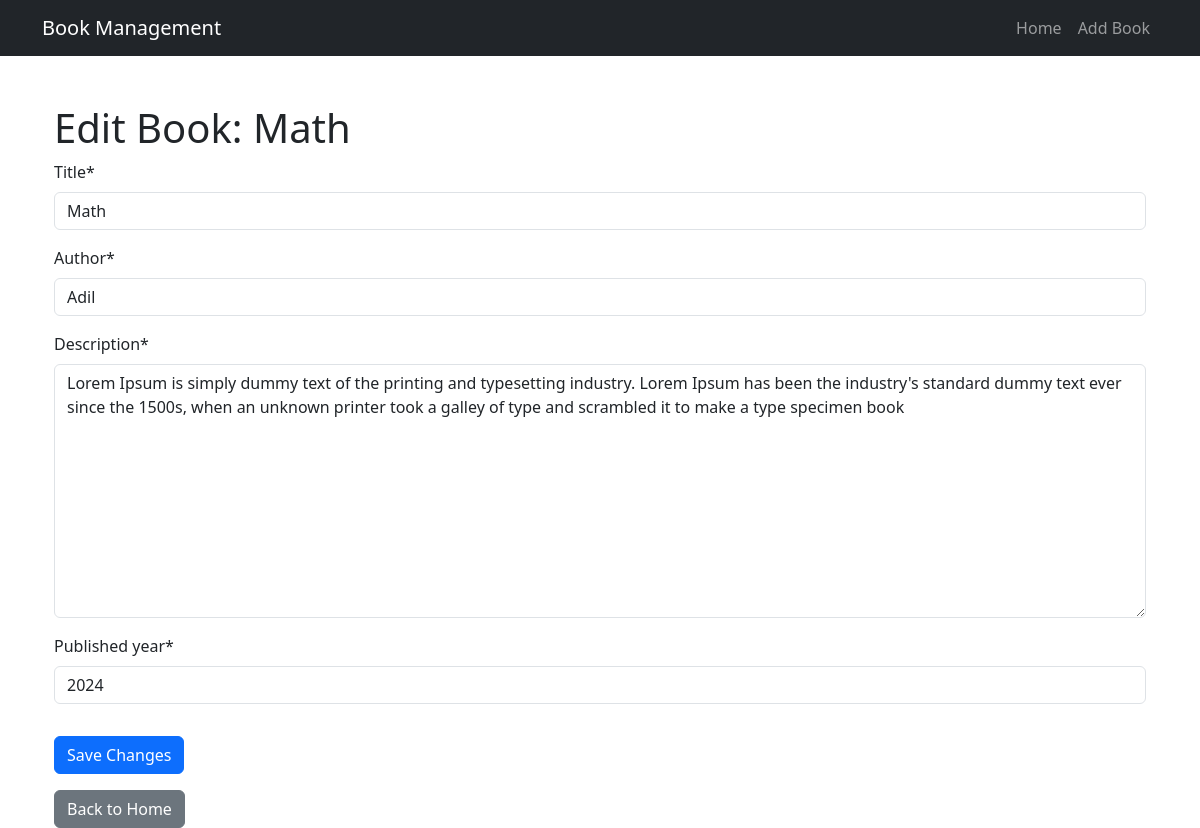
Page /edit/5/ on the earlier database version.
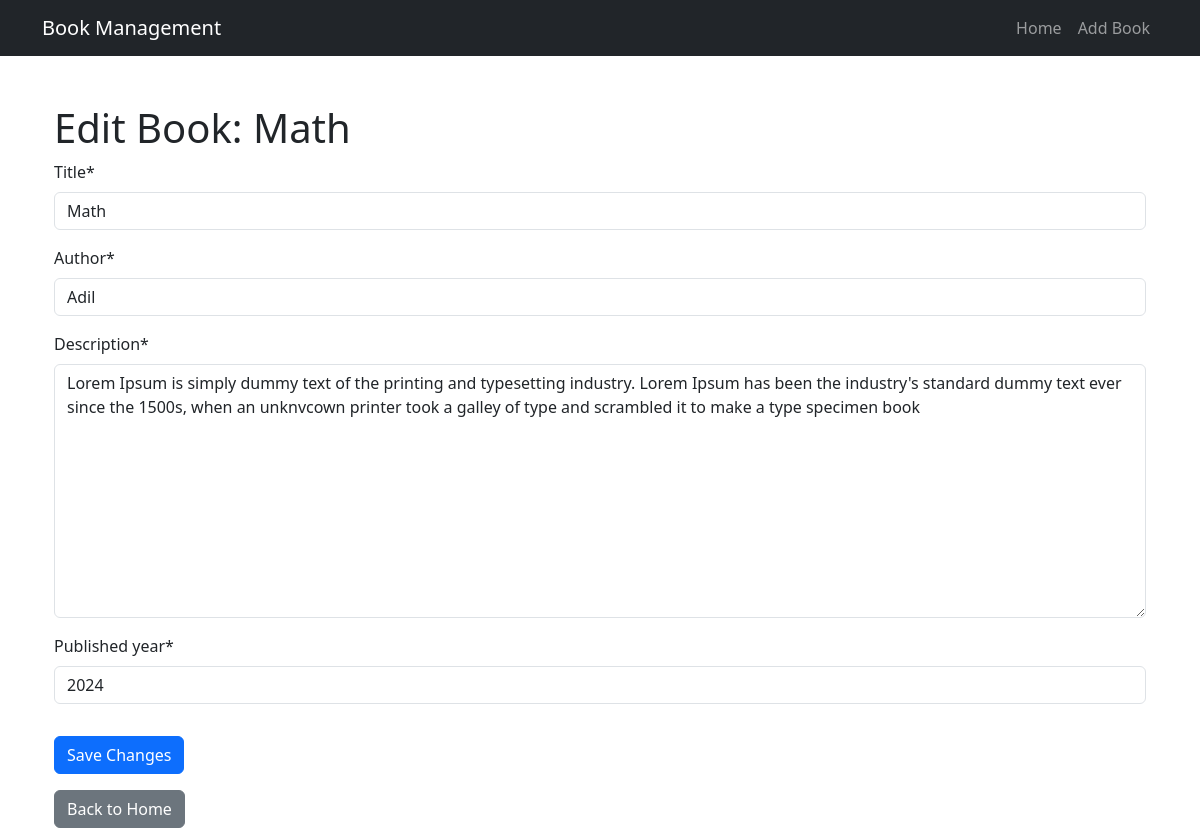
Same page on the later database version.
### books/models.py (models this page shows, shortened)
class Book(models.Model):
    title = models.CharField(max_length=100)
    author = models.CharField(max_length=100)
    description = models.TextField()
    published_year = models.PositiveBigIntegerField()

### books/views.py (the view)
# urls.py: path('edit/<int:book_id>/',edit_book,name='edit_book')
def edit_book(request, book_id):
    book = Book.objects.get(id=book_id)
    if request.method == 'POST':
        form = BookForm(request.POST, instance=book)
        if form.is_valid():
            form.save()
            return redirect('homepage')
    else:
        form = BookForm(instance=book)
    return render(request, 'edit_book.html', {'form': form, 'book': book})

### books/forms.py
class BookForm(forms.ModelForm):
    class Meta:
        model = Book
        fields = ['title','author','description','published_year']

### templates/edit_book.html (shortened to what this page needs)
{% extends "base.html" %}
{% load crispy_forms_tags %}
{% block content %}
<div class="container mt-5">
    <h1>Edit Book: {{ book.title }}</h1>
    <form method="POST">
        {{ form|crispy }}
        <button type="submit" class="btn btn-primary mt-3">Save Changes</button>
    </form>
    <a href="{% url 'homepage' %}" class="btn btn-secondary mt-3">Back to Home</a>
</div>
{% endblock %}

Differences in the rows shown:
changed Book "Math": description "…the 1500s, when an unknown printer took a galley…" → "…the 1500s, when an unknvcown printer took a galley…"
